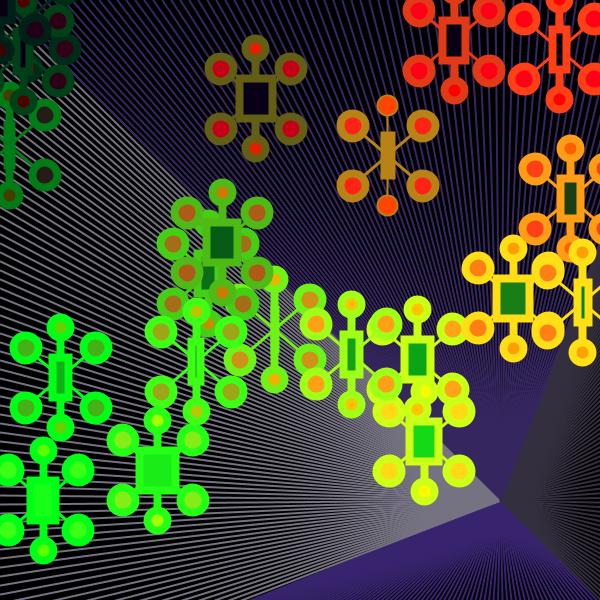
Frame 1 (no input)
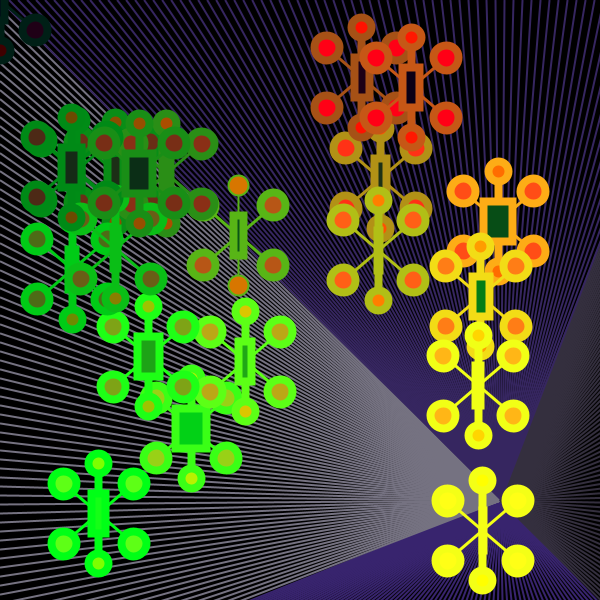
Frame 60 (the mouse pressed at the canvas centre just before this capture)
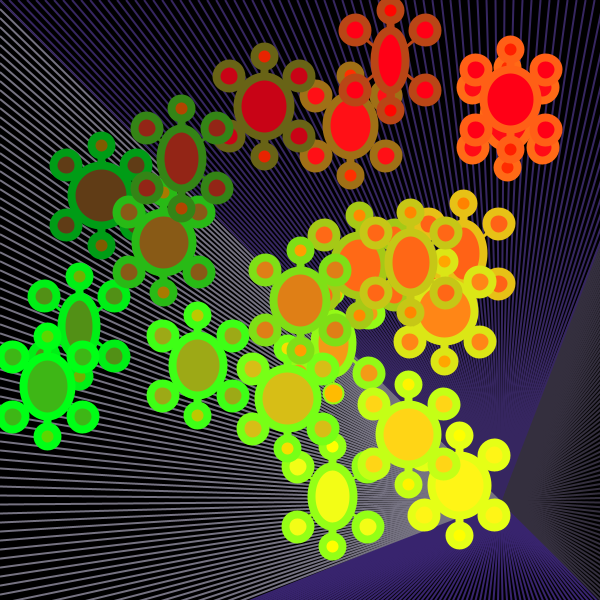
Frame 120 (the mouse held since frame 60 and released just before this capture)

The Processing sketch that drew these frames (run headless with seeded random() and noise(); from frame 60 on, the mouse is pressed at the canvas centre):

// Processing sketch: processing_98622
// ── processing_98622.pde

int figures= 20;
//posicions
float[]posX= new float [figures];
float[]posY= new float [figures];
 
//velocitats
float[] velX= new float [figures];
float[] velY= new float [figures];
float[] vX= new float [figures];
float[] vY=new float [figures];
 
float mides= 20;
float dosmides= 20;
float e1=25;
boolean cosa=true;
 
//dibuix de fons
float[]coses= new float [200];
 
void setup() {
  size(600, 600);
  for(int i=0; i<figures; i++) {
   
  posX[i]= random(width);
  posY[i]= random(height);
  velX[i]=random(-29,29);
  velY[i]=random(-29,29);
  vX[i]= random(-25,25);
  vY[i]=random(-25,25);
  mides=20;
  dosmides=20;
  e1=25;
  cosa=true;
    }
}
void draw() {
  
dibuixa_fons();
for (int i=0; i<figures; i++) {
posiciona_element(posX[i], posY[i]);
actualitza_posicio(i);
}
posiciona_element(mouseX,mouseY);

}

void dibuixa_fons(){

 background((width/2)+230, (height/2)+100, 150);
 background(0);
// Dibuix de fons
 colorMode (RGB,400);
 strokeWeight(2); 
 
 for (int i=0; i<700; i= i+9) {
     
    stroke(185,179,203);
    //stroke((width/2)+230, (height/2)+100, 150);
    line(500,500, 0,i);
     
    stroke(88,58,173);
    line(500,500,i,700);
     
    stroke(85, 61, 152);
    line(500,500, i,0);
     
    stroke(82, 75, 98);
    line(500,500,694,i);
     
  }
 
}

void posiciona_element(float posX,float posY){
  
  //diametres 
  e1=25;
  mides= 20;
  dosmides=20;
  rectMode(CENTER);
    
         
   //Verticals
     
  fill(posX+100, posY-50, -35);
  stroke(posX-100, posY+50, 35);
   
  line(posX, posY, posX, posY+50);
  ellipse(posX, posY+50, mides, mides);
 
  line(posX, posY, posX, posY-50);
  ellipse(posX, posY-50, dosmides, dosmides);
  
  
   //Colors variant
  fill(posX+50, posY-100, 35);
  stroke(posX-100, posY+50, 35);
 
////////////////////////////////////////////////////////////////////////
  //Dibuix  
 
  strokeWeight(3);
  line(posX, posY, posX+35, posY-30);
  line(posX, posY, posX-35, posY-30);
  line(posX, posY, posX-35, posY+30);
  line(posX, posY, posX+35, posY+30);
 
  //Colors variant
//elipses diagonals
  fill(posX+50, posY-100, 35);
  stroke(posX-100, posY+50, 35);
  strokeWeight(8);
 
  ellipse(posX+35, posY-30, e1, e1);
  ellipse(posX-35, posY-30, e1, e1);
  ellipse(posX-35, posY+30, e1, e1);
  ellipse(posX+35, posY+30, e1, e1);
   
  //Colors variant
  fill(random(50), posY-100, 35);
  stroke(posX-100, posY+50, 35);
  strokeWeight(8);
  //frameRate(50);
  
 if(cosa==true) {
  rect(posX, posY, random(-30,+40), (40));
  }
  else {
   
  fill(posX+50, posY-100, 35);
 ellipse(posX, posY, random(30,60), (60));
  }
}
  

void actualitza_posicio(int figura){

//comprovacio posicio
    // posicions
    posX[figura]= posX[figura]+velX[figura];
    posY[figura]=posY[figura]+velY[figura];
 
  
//LIMITS HORITZONTALS
  if((posX[figura]+35)+ (e1/2)>=width){
      velX[figura]=-velX[figura];
      posX[figura]=width-(35+(e1/2));     
}
 
  if((posX[figura]-35)-e1/2<=0){
      velX[figura]=-velX[figura];
      posX[figura]=+35+e1/2;     
}
  
//LIMITS VERTICALS
 
  if(((posY[figura]-50)-(mides/2))<=0){
      velY[figura]=-velY[figura];
      posY[figura]=50+(mides/2);     
}
 
  if(((posY[figura]+50)+(dosmides/2))>=height){
      velY[figura]=-velY[figura];
      posY[figura]=height-(50+(dosmides/2));     
}

}

    

  
 ////////////////////////////////////////////////////////////////////////

 
void mousePressed(){
 cosa = !cosa;
  for(int i=0; i<figures; i++) {
    posX[i]= mouseX+10;
    posY[i]=mouseY+10;
 velX= vX;
 velY=vY;
 
 
}
}
   
